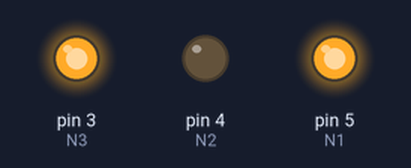
A sketch run on a simulated Arduino Uno, built with avr-gcc and run on an emulated ATmega328P. On the bench: output pins drawn as LEDs (lit = HIGH).

Above: at 0.5 s.
At 3.5 s:
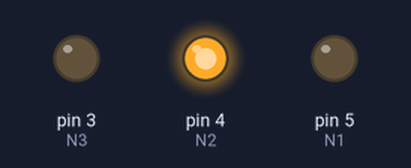
Timing chart, 0 to 4.6 s (numbered marks = the images above):
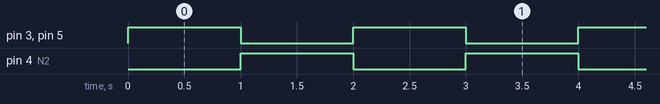

Measured:
- by itself, pin 3 (N3), pin 4 (N2), pin 5 (N1): alternates HIGH for 1.0 s and LOW for 1.0 s

The sketch:

Prueba_L298N.ino
```cpp
//Definimos los pines del Arduino
 int N1 = 5;
 int N2 = 4;

 int N3 = 3;
 int N4 = 2;


 void setup(){
  //Declaramos las salidas
   pinMode(N1,OUTPUT);
   pinMode(N2,OUTPUT);
   pinMode(N3,OUTPUT);
   pinMode(N3,OUTPUT);
 }
 void loop(){
   digitalWrite(N1,HIGH);//Giro hacia adelante
   digitalWrite(N2,LOW);
   digitalWrite(N3,HIGH);
   digitalWrite(N4,LOW);
   delay(1000);
   digitalWrite(N1,LOW);//Giro hacia atras
   digitalWrite(N2,HIGH);
   digitalWrite(N3,LOW);
   digitalWrite(N4,HIGH);
   delay(1000);
 }
```
